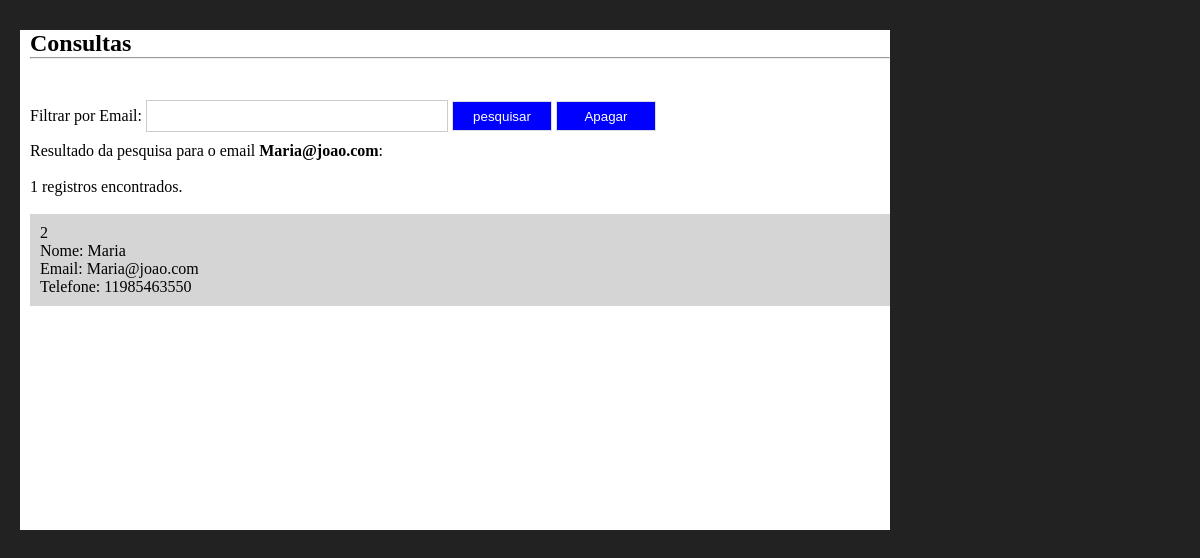
Screenshot of /consultacad.php?filtro=Maria@joao.com with the database file from the repository.
### tables this page shows
CREATE TABLE `cadastro` (
  `codigo` int NOT NULL AUTO_INCREMENT,
  `nome` varchar(30) NOT NULL,
  `email` varchar(30) NOT NULL,
  `telefone` varchar(20) NOT NULL,
  PRIMARY KEY (`codigo`)
);

### consultacad.php (the view, shortened to what this page needs)
<?php
include_once("conexao.php");
$filtro = isset($_GET['filtro'])?$_GET['filtro']:"";
$sql = "select * from cadastro where email  like '%$filtro%' order by email";
$consultacad = mysqli_query($conexao,$sql);
$registros = mysqli_num_rows($consultacad);
?>
<!DOCTYPE html>
<html lang="pt-br">
<head>
    <link rel="stylesheet" href="components/_css/estilo.css">
</head>
<body>
    <div class="container">
        <section>
            <h1>Consultas</h1>
            <hr><br><br>
            <form method="get" action="">
                Filtrar por Email: <input type="text" name="filtro" class="campo" required autofocus>
                <input type="submit" value="pesquisar" class="btn">
                <input type="submit" value="Apagar" class="btn" action="delete"><br>
            </form>
            <?php
                print "Resultado da pesquisa para o email <strong>$filtro</strong>:<br><br>";
                print "$registros registros encontrados.";
                print "<br><br>";
                while($exibirRegistros = mysqli_fetch_array($consultacad)){
                    $codigo = $exibirRegistros[0];
                    $nome = $exibirRegistros[1];
                    $email = $exibirRegistros[2];
                    $telefone = $exibirRegistros[3];
                    print "<article>";
                    print "$codigo<br>";
                    print "Nome: $nome<br>";
                    print "Email: $email<br>";
                    print "Telefone: $telefone<br>";
                    print "</article>";
                }
                ?>
        </section>
    </div>
</body>
</html>

### components/_css/estilo.css (style rules this page uses)
* { margin: 0; padding: 0; }
body { background-color: #222; font-family: Verdana; font-size: 100% }
.container { flex-direction: column; margin: auto; width: 1200px; margin-top: 20px; padding: 10px; }
section { width: 870px; height: 500px; margin-left: 10px; float: left; background-color: #fff; box-sizing: border-box; padding-left: 10px; }
.btn { width: 100px; height: 30px; border: 1px solid #ddd; background-color: #0000FF; color: #fff; cursor: pointer; }
.campo { width: 300px; height: 30px; border: 1px solid #ccc; margin-top: 5px; margin-bottom: 10px; }
article { width: 100%; box-sizing: border-box; padding: 10px; background-color: #d6d5d5; margin-bottom: 5px; }

### rows the page displays
cadastro: codigo "2", nome "Maria", email "Maria@joao.com", telefone "11985463550"

### other values shown
$filtro "Maria@joao.com"
$registros "1"
